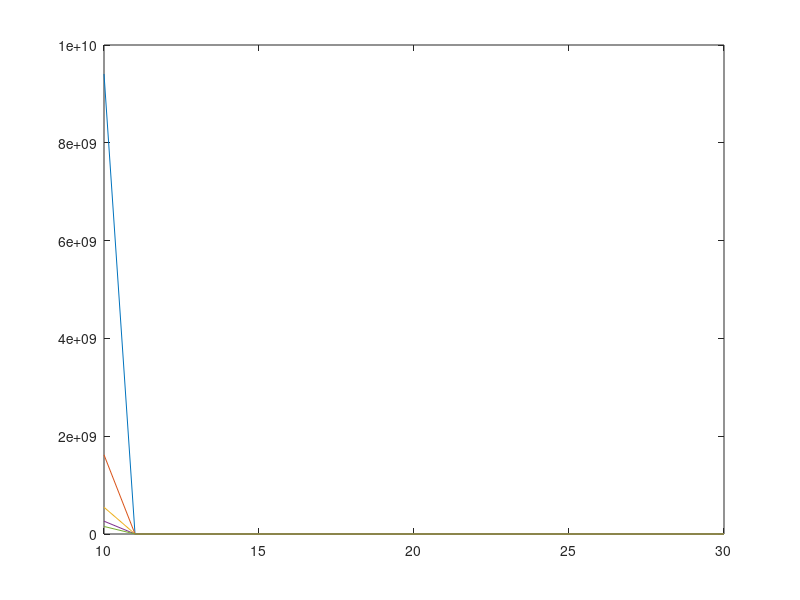

Recreate this plot in MATLAB. (Note: this script raises an error after producing the figure.)
%
%   Calculation time overheads that spend within the whole transmit
%   process in a Linear Wireless Sensor Network (LSN)
%   for ARQ protocols with infinite repeat sending
%

% operation zone data
z_i = 15e3;                                                                % the full operation distance, m
x_i = 10 : 1 : 30;                                                         % sensor node quantity

% comunication parameters
f_b = 433e6;                                                               % carier frequency, Hz
V_em = 3e8;                                                                % speed of light in vacuum, m/s
P_tr = 100e-3;                                                             % transmitter power, W
SNR = -121;                                                                % declared sensitivity, dBm
Strn = 45;                                                                 % noise srength coefficient
R_uart = 19.2e3;                                                           % RS-485 interface bit rate (symbol speed), kbit/s
R_rfm  = 19.2e3;                                                           % radio-frequency module bit rate (symbol speed), kbit/s
G_rc = 1.0;                                                                % the gain of the receiving antenna
G_tr = 1.0;                                                                % the gain of the transmitting antenna
fading = [15 20 25 30 35]';

% message values
V_pra  = 4 .* 8;                                                           % preamble size
V_sync = 4 .* 8;                                                           % synchronization word size
V_start = 1 .* 8;                                                          % start comdition
V_len  = 1 .* 8;                                                           % data packet length
V_data = 25 .* 8;                                                          % data packet size
V_crc  = 4 .* 8;                                                           % CRC size
V_stop = 1 .* 8;                                                           % stop comdition
V_ack_d  = 2 .* 8;                                                         % acknowledgement data size

V_tx = V_pra + V_sync + V_start + V_len + V_data + V_crc + V_stop;
V_rx = round(0.6 .* V_pra + V_sync + V_start + V_len + V_data + V_crc + V_stop);
V_ack = V_pra + V_sync + V_start + V_len + V_ack_d + V_crc + V_stop;

% MCU parameters
f_clk = 48e6;
T_clk = 1 ./ f_clk;
N_rx_sys = 15913;
N_tx_sys = 16737;
t_intr = 0.33e-6;                                                          % interrupt time

% additive time expenses part
t_data = 1.75e-3;                                                          % data sensors gathering
t_mcu_tx = T_clk .* N_tx_sys;                                              % MCU processing time

t_add = t_data + t_mcu_tx;

%! multiplicative time expenses part
% recieve radio communication time expenses
t_rf_rx = V_rx ./ R_rfm;
t_mcu_rx = T_clk .* N_rx_sys;                                              % MCU processing time
t_uart_rx = V_rx ./ R_uart;

t_rx = t_intr + t_rf_rx + t_mcu_rx + t_uart_rx;

% acknowledgement transmit radio communication time expenses
t_uart_ack = V_ack ./ R_uart;
t_rf_ack = V_ack ./ R_rfm;

t_ack = t_mcu_tx + t_uart_ack + t_rf_ack;

% data transmit radio communication time expenses
t_rf_tx = V_tx ./ R_rfm;
t_uart_tx = V_tx ./ R_uart;
t_tx = t_rf_tx + t_uart_tx;

t_mlt = t_rx + t_tx + t_ack;

% the resultative time expenses

d_i = z_i ./ x_i + 1;
P_rc = (P_tr .* G_tr .* G_rc .* V_em.^2) ./ (4 .* pi .* d_i .* f_b).^2;

P_rx_max = 10.^(SNR ./ 10 - 3);
P_n = P_rx_max .* 10.^(Strn/10);

h2 = P_rc ./ P_n;

for i = fading(1 : 1 : 5)

p_ber_i = ((fading + 1) ./ (h2 + 2 .* fading + 2)) .* exp(-((fading .*  h2) ./ (h2 + 2 .* fading + 2)));
t_del_i = t_add + x_i .* t_mlt .* (1 ./ ((1 - p_ber_i).^(V_tx + V_ack)));

p = plot(x_i, t_del_i);
p(1).LineWidth = 2;
hold on;
grid on;

end

%
%   Nodes quantity optimization
%   The Bellman equation realization
%

s = 20;                                                                     % the distributed resource quantity
s_k = 0;                                                                   % distributed among the rest area resource quantity
x_k = 0;                                                                   % the k-area distributed resource quantity
t_del = zeros(5, 21);
nodes = zeros(5, 21);                                                       % optimal node quantity matrix

t_del(5, :) = t_del_i(5, :);                                               % straight copy for the edge LWSN area

for s_k = (0 : 1 : s)                                                      % distributed resource enumeration loop
    for area = (4 : -1 : 1)                                                % area enumeration loop
        for x_k = (s_k : -1 : 0)                                           % the k-area distributed resource enumeration loop
            t_temp = t_del_i(area, x_k + 1) + ...
                     t_del(area + 1, (s_k - x_k) + 1);
            if((t_temp < t_del(area, s_k + 1)) || ...                      % conditional optimization for LWSN k-area
                (t_del(area, s_k + 1) == 0))
                t_del(area, s_k + 1) = t_temp;
                nodes(area, s_k + 1) = x_k;                                % intermediate nodes quantity storing for subsequent ...
                                                                           % nodes area distribution
            end
        end
    end
end

distribution = zeros(1 , 5);                                               % final nodes distribution matrix creation
balance = s;                                                               % nodes remainder variable

for k = (1 : 1 : 5)                                                        % the depth-first search loop
	distribution(1, k) = nodes(k, balance + 1);
    balance = balance - distribution(1, k);
end
distribution(1, 5) = balance;
